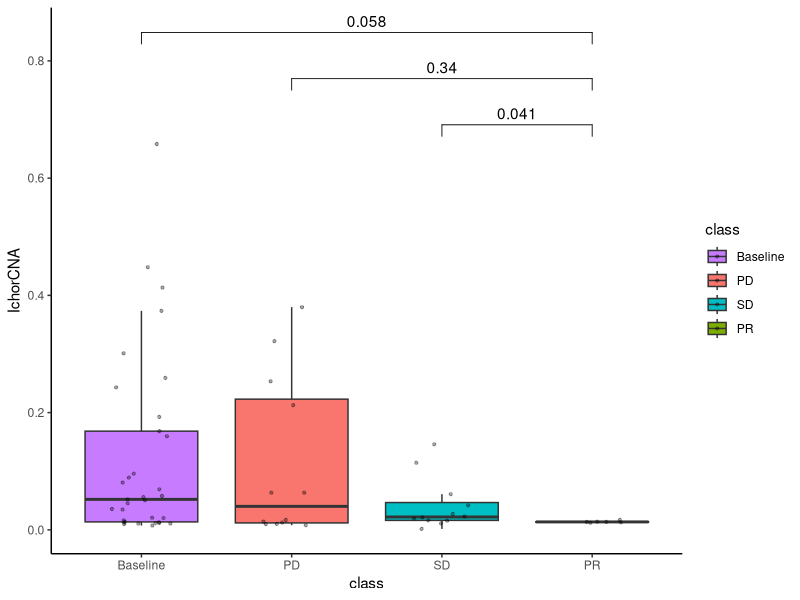

Here is the R script that generated this plot:
## ---- chunk 1
library(here)
library(readxl)
library(tidyverse)
library(ggpubr)
## ---- chunk 2
clean_data <- read_excel(here("data/supplementary_tables.xlsx"), sheet = "Table S1",range = "A2:X45")
delfi_pred <- read_excel(here("data/supplementary_tables.xlsx"), sheet = "Table S2",range = "A2:P219")
## ---- chunk 3
delfi_pred <- delfi_pred %>%
  filter(Timepoint != "follow up", Timepoint != "cycle 1", IchorCNA != "-")
delfi_pred$IchorCNA <- as.numeric(delfi_pred$IchorCNA)

DELFI_complete <- delfi_pred %>%
  inner_join(clean_data, by = "Patient") %>%
  mutate(class = case_when((Timepoint == "Baseline") ~ "Baseline",
                           TRUE ~ `BOR RECIST 1.1`)) %>%
  filter(`BOR RECIST 1.1` != "Not Evaluable") %>%
  mutate(class = case_when((class == "Baseline") ~ "Baseline",
                           (class == "Stable Disease") ~ "SD",
                           (class == "Partial Response") ~ "PR",
                           (class == "Progressive Disease") ~ "PD"),
         class = factor(class, levels = c("Baseline", "PD", "SD", "PR")))

my_comparisons <- list(c("SD", "PR"), c("PD", "PR"), c("Baseline", "PR"))

ggplot(DELFI_complete, aes(x = class, y = IchorCNA, fill = class)) +
  geom_boxplot(outlier.shape = NA) +
  stat_compare_means(comparisons = my_comparisons) +
  ylab("IchorCNA") +
  theme_classic() +
  scale_fill_manual(values = c("#C77CFF", "#F8766D", "#00BFC4", "#7CAE00")) +
  geom_point(alpha = 1/3, position = position_jitter(0.2), size = .8)
